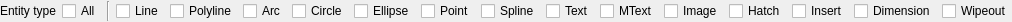
<?xml version="1.0" encoding="UTF-8"?>
<ui version="4.0">
 <class>LC_SelectWindowOptions</class>
 <widget class="QWidget" name="LC_SelectWindowOptions">
  <property name="geometry">
   <rect>
    <x>0</x>
    <y>0</y>
    <width>968</width>
    <height>22</height>
   </rect>
  </property>
  <property name="windowTitle">
   <string>Form</string>
  </property>
  <layout class="QGridLayout" name="gridLayout">
   <property name="leftMargin">
    <number>0</number>
   </property>
   <property name="topMargin">
    <number>1</number>
   </property>
   <property name="rightMargin">
    <number>0</number>
   </property>
   <property name="bottomMargin">
    <number>1</number>
   </property>
   <item row="0" column="7">
    <widget class="QCheckBox" name="cbEllipse">
     <property name="text">
      <string>Ellipse</string>
     </property>
    </widget>
   </item>
   <item row="0" column="15">
    <widget class="QCheckBox" name="cbDimension">
     <property name="text">
      <string>Dimension</string>
     </property>
    </widget>
   </item>
   <item row="0" column="14">
    <widget class="QCheckBox" name="cbInsert">
     <property name="text">
      <string>Insert</string>
     </property>
    </widget>
   </item>
   <item row="0" column="9">
    <widget class="QCheckBox" name="cbSpline">
     <property name="text">
      <string>Spline</string>
     </property>
    </widget>
   </item>
   <item row="0" column="8">
    <widget class="QCheckBox" name="cbPoint">
     <property name="text">
      <string>Point</string>
     </property>
    </widget>
   </item>
   <item row="0" column="1">
    <widget class="QCheckBox" name="cbAll">
     <property name="text">
      <string>All</string>
     </property>
    </widget>
   </item>
   <item row="0" column="4">
    <widget class="QCheckBox" name="cbPolyline">
     <property name="text">
      <string>Polyline</string>
     </property>
    </widget>
   </item>
   <item row="0" column="12">
    <widget class="QCheckBox" name="cbImage">
     <property name="text">
      <string>Image</string>
     </property>
    </widget>
   </item>
   <item row="0" column="11">
    <widget class="QCheckBox" name="cbMText">
     <property name="text">
      <string>MText</string>
     </property>
    </widget>
   </item>
   <item row="0" column="0">
    <widget class="QLabel" name="label">
     <property name="text">
      <string>Entity type</string>
     </property>
    </widget>
   </item>
   <item row="0" column="10">
    <widget class="QCheckBox" name="cbText">
     <property name="text">
      <string>Text</string>
     </property>
    </widget>
   </item>
   <item row="0" column="13">
    <widget class="QCheckBox" name="cbHatch">
     <property name="text">
      <string>Hatch</string>
     </property>
    </widget>
   </item>
   <item row="0" column="16">
    <widget class="QCheckBox" name="cbWipeout">
     <property name="text">
      <string>Wipeout</string>
     </property>
    </widget>
   </item>
   <item row="0" column="5">
    <widget class="QCheckBox" name="cbArc">
     <property name="text">
      <string>Arc</string>
     </property>
    </widget>
   </item>
   <item row="0" column="3">
    <widget class="QCheckBox" name="cbLine">
     <property name="text">
      <string>Line</string>
     </property>
    </widget>
   </item>
   <item row="0" column="6">
    <widget class="QCheckBox" name="cbCircle">
     <property name="text">
      <string>Circle</string>
     </property>
    </widget>
   </item>
   <item row="0" column="2">
    <widget class="Line" name="line">
     <property name="orientation">
      <enum>Qt::Vertical</enum>
     </property>
    </widget>
   </item>
  </layout>
 </widget>
 <resources/>
 <connections/>
</ui>
